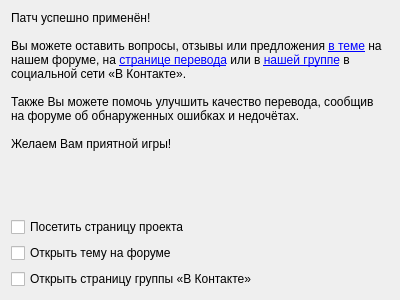
<?xml version="1.0" encoding="UTF-8"?>
<ui version="4.0">
 <class>CompletedPage</class>
 <widget class="QWidget" name="CompletedPage">
  <property name="geometry">
   <rect>
    <x>0</x>
    <y>0</y>
    <width>400</width>
    <height>300</height>
   </rect>
  </property>
  <property name="windowTitle">
   <string>Готово!</string>
  </property>
  <property name="title" stdset="0">
   <string>Процесс успешно завершён</string>
  </property>
  <layout class="QVBoxLayout" name="verticalLayout">
   <item>
    <widget class="QLabel" name="infoLabel">
     <property name="text">
      <string>Патч успешно применён!
&lt;br/&gt;&lt;br/&gt;
Вы можете оставить вопросы, отзывы или предложения &lt;a href=&quot;{TOPIC_URL}&quot;&gt;в теме&lt;/a&gt; на нашем форуме, на &lt;a href=&quot;{PROJECT_URL}&quot;&gt;странице перевода&lt;/a&gt; или в &lt;a href=&quot;http://vk.com/club18909038&quot;&gt;нашей группе&lt;/a&gt; в социальной сети «В Контакте».
&lt;br/&gt;&lt;br/&gt;
Также Вы можете помочь улучшить качество перевода, сообщив на форуме об обнаруженных ошибках и недочётах.
&lt;br/&gt;&lt;br/&gt;
Желаем Вам приятной игры!</string>
     </property>
     <property name="textFormat">
      <enum>Qt::RichText</enum>
     </property>
     <property name="wordWrap">
      <bool>true</bool>
     </property>
     <property name="openExternalLinks">
      <bool>true</bool>
     </property>
    </widget>
   </item>
   <item>
    <spacer name="verticalSpacer">
     <property name="orientation">
      <enum>Qt::Vertical</enum>
     </property>
     <property name="sizeHint" stdset="0">
      <size>
       <width>20</width>
       <height>40</height>
      </size>
     </property>
    </spacer>
   </item>
   <item>
    <widget class="QCheckBox" name="openProjectPage">
     <property name="text">
      <string>Посетить страницу проекта</string>
     </property>
    </widget>
   </item>
   <item>
    <widget class="QCheckBox" name="openForumThread">
     <property name="text">
      <string>Открыть тему на форуме</string>
     </property>
    </widget>
   </item>
   <item>
    <widget class="QCheckBox" name="openVKGroup">
     <property name="text">
      <string>Открыть страницу группы «В Контакте»</string>
     </property>
    </widget>
   </item>
  </layout>
 </widget>
 <resources/>
 <connections/>
</ui>
